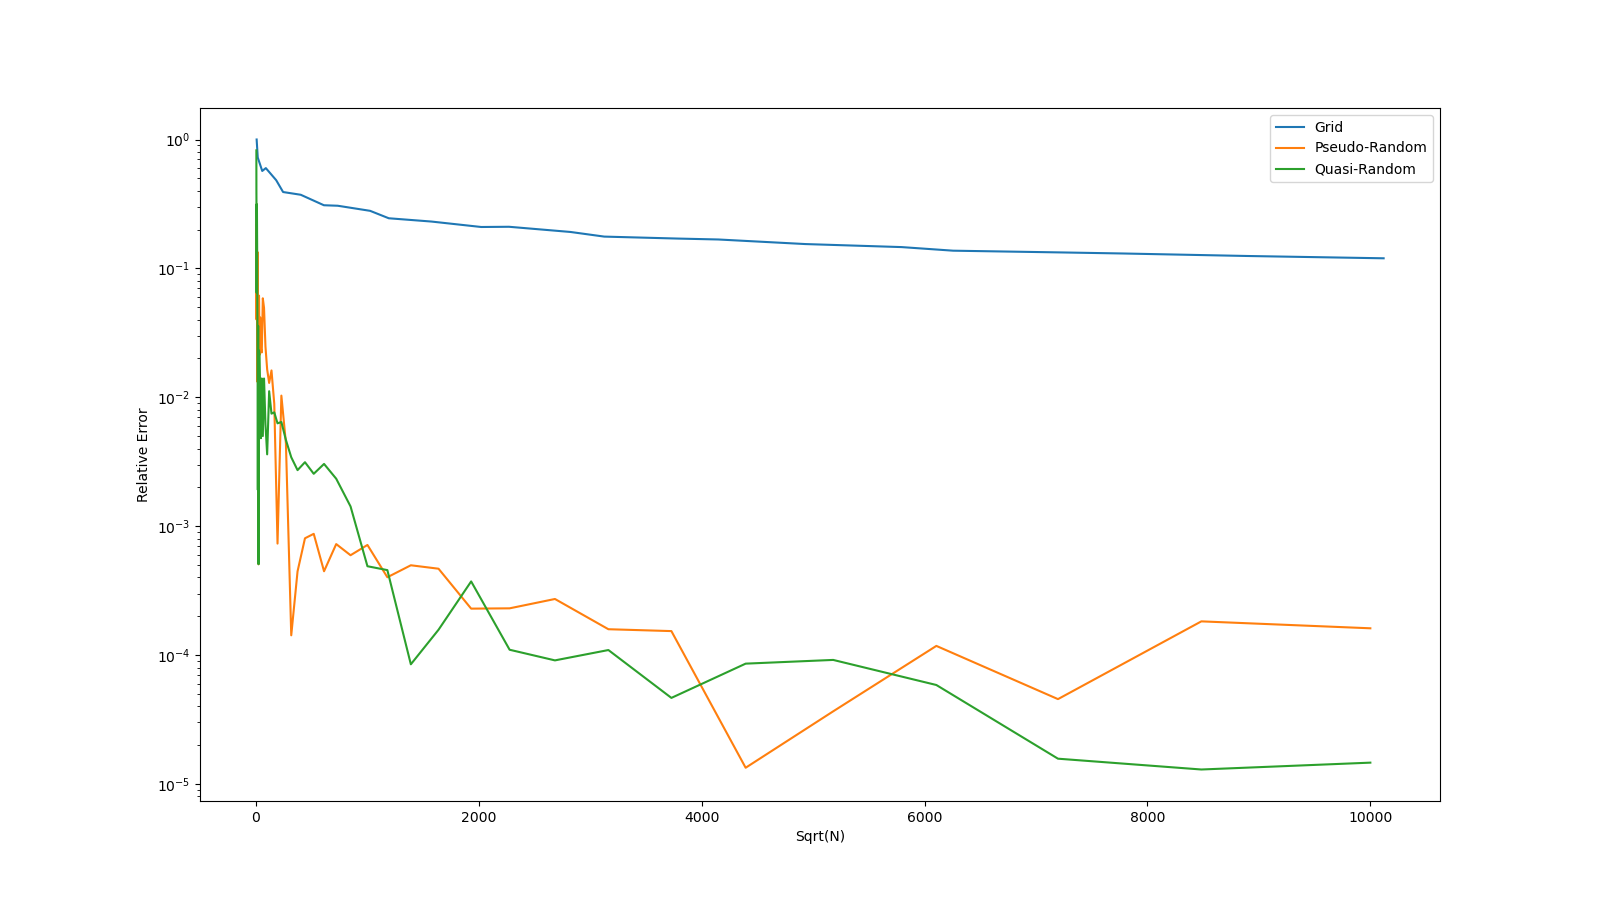

This chart was generated by the following Python code:
import numpy as np
import matplotlib.pyplot as plt
import scipy as sp

def grid_int(n_points):

    one_dim = np.linspace(-1, 1, n_points)

    inside = 0

    for i in np.linspace(-1,1,n_points):

        xv, yv, zv, wv = np.meshgrid(one_dim, one_dim, one_dim, one_dim, indexing='ij')

        points = np.stack([xv.ravel(), yv.ravel(), zv.ravel(), wv.ravel(), np.ones(len(xv.ravel()))*i], axis=1)

        lengths = np.linalg.norm(points, axis=1)

        inside += np.sum(np.where(lengths <= 1, 1, 0))

    
    return inside/n_points**5*2**5


def pseudo_rand(n_array):

    n_points = n_array[-1]

    vals = []

    points = np.random.uniform(-1, 1, (n_points, 5))

    lengths = np.linalg.norm(points, axis = 1)

    inside = np.where(lengths <= 1, 1, 0)

    for i in n_array:

        vals.append(np.sum(inside[:i+1])/i*2**5)

    return np.array(vals)


def quasi_rand(n_array):
    Sobol = sp.stats.qmc.Sobol(d=5)

    n_points = n_array[-1]
    vals = []

    points= Sobol.random(n_points)
    points = (np.array(points)-0.5)*2

    lengths = np.linalg.norm(points, axis = 1)

    inside = np.where(lengths <= 1, 1, 0)

    for i in n_array:

        vals.append(np.sum(inside[:i+1])/i*2**5)

    return np.array(vals)


def err(x):
    return np.abs((x - 8*np.pi**2/15)/(8*np.pi**2/15))



if __name__ == "__main__":
    n_grid = np.linspace(2, 40, 25, dtype=int)
    n_rand = np.logspace(1, 8, dtype=int)

    grid = []

    for i in n_grid:
        gridval = grid_int(i)
        grid.append(err(gridval))

    pseudoval = pseudo_rand(n_rand)
    quasval = quasi_rand(n_rand)

    err_v = np.vectorize(err)

    pseud = err_v(pseudoval)
    quas = err_v(quasval)

        

    fig= plt.figure(figsize=[16,9])


    plt.semilogy(np.sqrt(np.pow(n_grid, 5)), grid, label = "Grid")

    plt.semilogy(np.sqrt(n_rand), pseud, label="Pseudo-Random")

    plt.semilogy(np.sqrt(n_rand), quas, label="Quasi-Random")

    plt.ylabel("Relative Error")
    plt.xlabel("Sqrt(N)")
    plt.legend()


    plt.savefig("methods.png")

    


